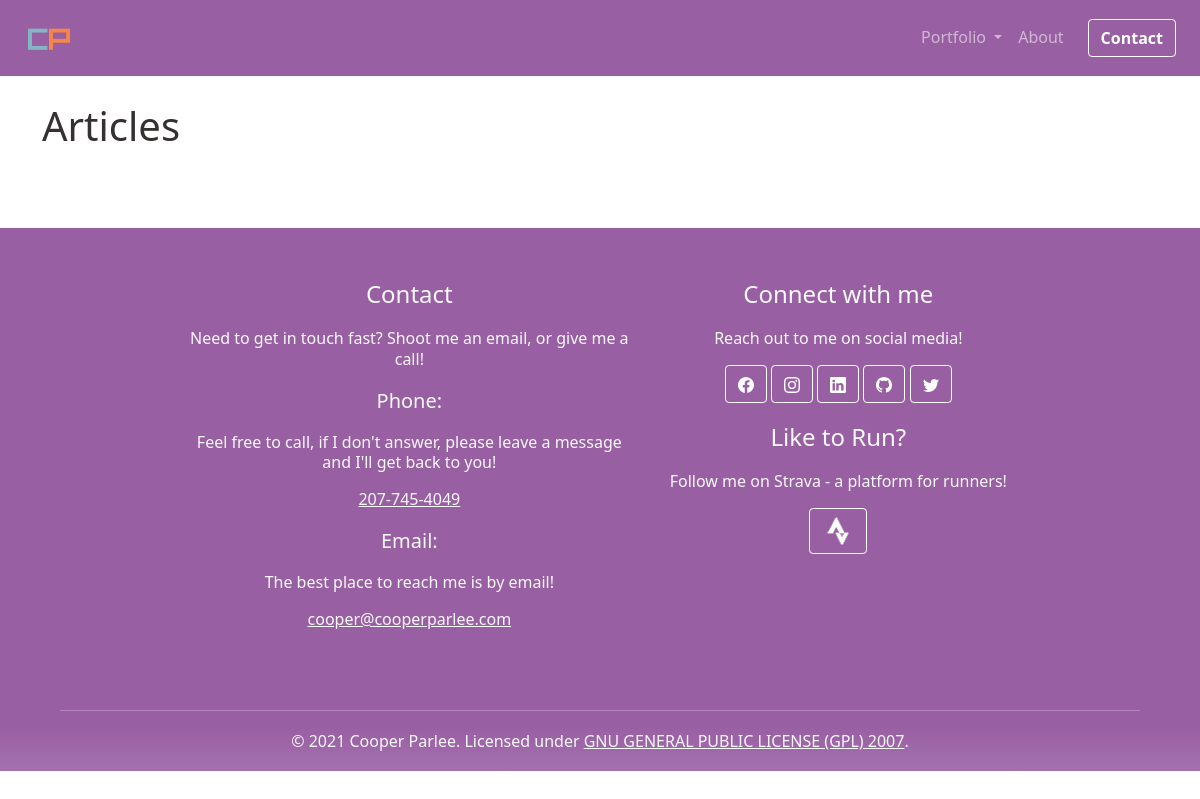
/articles/, run on an earlier commit of the app's database.
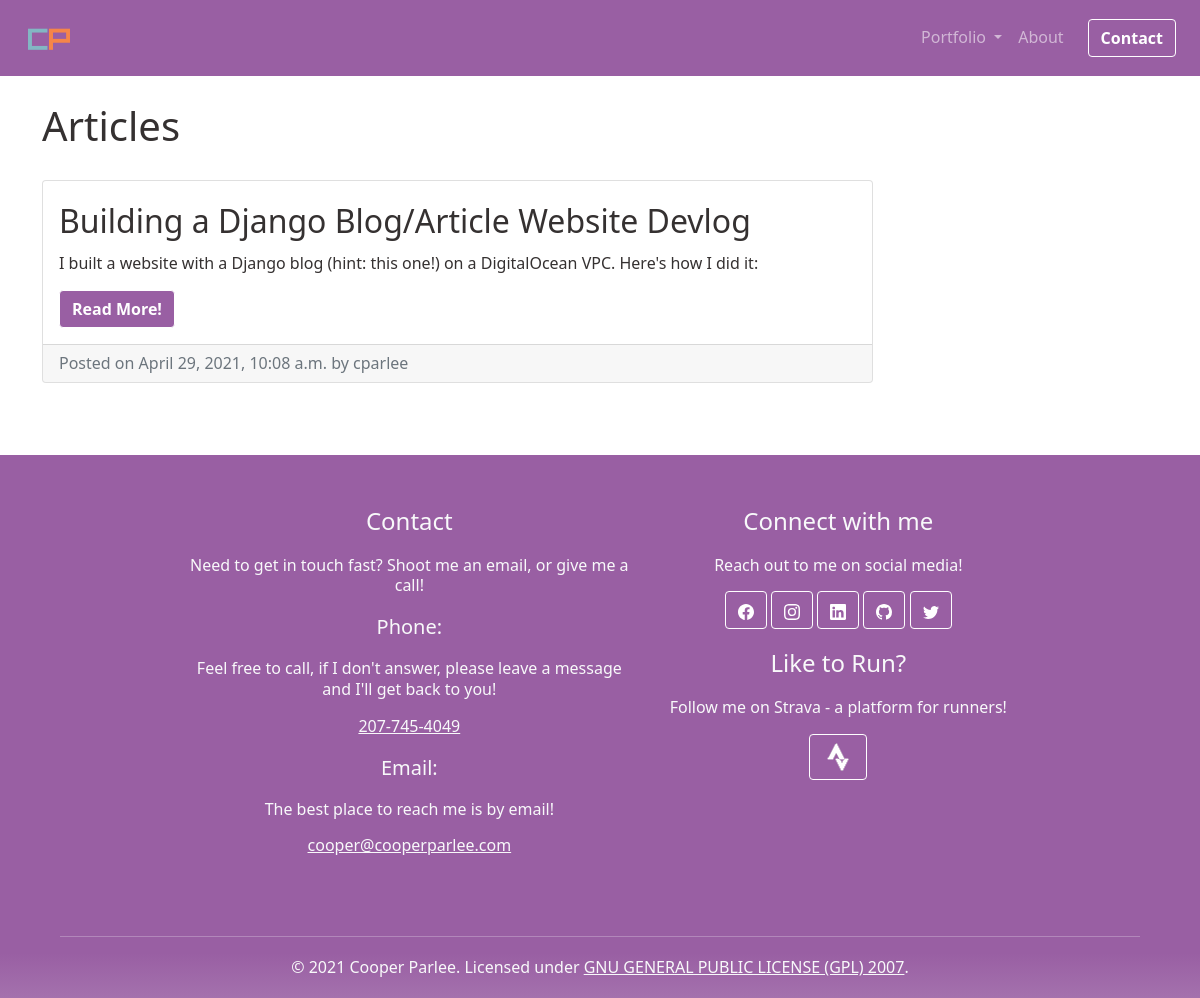
And on a later commit of the database.
### blog/models.py (models this page shows, shortened)
class Post (models.Model):
    title = models.CharField(max_length=200, unique=True)
    header_image = models.ImageField(null=True, blank=True, upload_to="media/images/")
    slug = models.SlugField(max_length=200, unique=True)
    author = models.ForeignKey(User, on_delete=models.CASCADE, related_name='blog_posts')
    updated_on = models.DateTimeField(auto_now=True)
    description = models.CharField(max_length=200)
    content = RichTextField(blank=True, null=True)
    created_on = models.DateTimeField(auto_now_add=True)
    status = models.IntegerField(choices=STATUS, default=0)
    category = models.IntegerField(choices=CATEGORIES, default=0)
    hidden = models.BooleanField(default=False, null=False)
    class Meta:
        ordering = ['-created_on']

### blog/views.py (the view)
# urls.py: path('', views.PostList.as_view(), name='post_list'),
class PostList (generic.ListView):
    queryset = Post.objects.filter(status=1, hidden=False).order_by('-created_on')
    def get_context_data (self, **kwargs):
        context = super().get_context_data(**kwargs)
        context['title'] = 'Articles'
        context['description'] = 'Recently posted projects on cooperparlee.com'
        return context
    template_name = 'post_list.html'

### templates/post_list.html (shortened to what this page needs)
{% extends "base.html" %}
{% block content %}
{% load static %}
<div class ="container my-4">
    <div class="row">
        <section class = "my-4 col-md-9 left-body">
            <h1 class="mt-5 mb-4">Articles</h1>
            {% for post in post_list %}
            <div class="card mb-4">
                <div class="card-body">
                    <h2 class="card-title">{{post.title}}</h2>
                    <p class="card-text">{{post.description|slice:"200"}}</p>
                    <a class = "btn btn-thematic" href="{% url 'blog:post_detail' post.slug %}">Read More!</a>
                </div>
                <div class="card-footer text-muted">
                    Posted on {{post.updated_on}} by {{post.author}}
                </div>
            </div>
            {%endfor %}
        </section>
    </div>
</div>
{%endblock content%}

### templates/base.html (shortened to what this page needs)
{% load static %}
<!DOCTYPE html>
<html lang="en">
		<head>
				<link href="https://cdn.jsdelivr.net/npm/bootstrap@5.0.0-beta2/dist/css/bootstrap.min.css" rel="stylesheet">
				<link rel="stylesheet" href="{% static 'common/style.css' %}">
		</head>
	<body>
	<header><nav class="navbar navbar-expand-md navbar-dark bg-purple fixed-top">
		<div class="container-fluid px-4">
			<a class="navbar-brand" href="{% url 'index:home' %}"><img src="{% static 'common/media/favicon.png' %}" alt="CP" width="50px" height="50px"></a>
			<div class="collapse navbar-collapse" id="navbarCollapse">
				<ul class="navbar-nav nav-right ml-auto">
				<li class="nav-item dropdown">
					<a class="nav-link dropdown-toggle" id="navbarDropdown" role="button" data-toggle="dropdown" aria-haspopup="true" aria-expanded="false">
						Portfolio
					</a>
				</li>
				<li class="nav-item">
						<a class="nav-link" href="#">
						About
						</a>
				</li>
				<li class="nav-item bg-purple">
					<button type="button" class="btn d-lg-inline-block my-2 my-md-0 ms-md-3 btn-outline-light">Contact</button>
				</li>
				</ul>
			</div>
		</div>
		</nav></header>
		{% block content %}
		{% endblock content %}
		<footer class="m-0">
			<div class="container-fluid bg-purple">
					<div class="row text-center justify-content-center py-5 mx-3">
						<div class="col-lg-5 text-light">
						<h4>Contact</h4>
						<p>Need to get in touch fast? Shoot me an email, or give me a call!</p>
						<ul class="clean">
							<li>
								<h5>Phone:</h5>
								<p>Feel free to call, if I don't answer, please leave a message and I'll get back to you!</p>
								<p><a href="tel:207-745-4049" class="link-light">207-745-4049</a></p>
							</li>
							<li>
								<h5>Email:</h5>
								<p>The best place to reach me is by email!</p>
								<p><a href="mailto: cooper@cooperparlee.com" class="link-light">cooper@cooperparlee.com</a></p>
							</li>
						</ul>
						</div>
						<div class="col-lg-4 text-light">
						<h4>Connect with me</h4>
						<p>Reach out to me on social media!</p>
						<a class="btn btn-thematic btn-social-icon align-content-center mx-0" href="https://www.facebook.com/cooper.parlee.37" target="_blank" role="button"></a>
						<a class="btn btn-thematic btn-social-icon align-content-center mx-0" href="https://www.instagram.com/cooperparlee/" target="_blank" role="button"></a>
						<a class="btn btn-thematic btn-social-icon align-content-center mx-0" href="https://www.linkedin.com/in/cooper-parlee-b96b93154/" target="_blank" role="button"></a>
						<a class="btn btn-thematic btn-social-icon align-content-center mx-0" href="https://github.com/CooperParlee" target="_blank" role="button"></a>
						<a class="btn btn-thematic btn-social-icon align-content-center mx-0" href="https://twitter.com/cooopadooop" target="_blank" role="button"></a>
						<h4>Like to Run?</h4>
						<p>Follow me on Strava - a platform for runners!</p>
						<a class="btn btn-thematic btn-social-icon align-content-center mx-0" href="https://www.strava.com/athletes/43999076" target="_blank" role="button"><img src="{% static 'common/media/strava.png' %}" class="color-orange" alt="strava icon"/></a>
						</div>
					</div>
					<hr class="mx-5">
					<div class="row text-center bg-linear-purple text-light py-1">
						<p>© 2021 Cooper Parlee. Licensed under <a class="link-light" href="https://www.gnu.org/licenses/gpl-3.0-standalone.html">GNU GENERAL PUBLIC LICENSE (GPL) 2007</a>.</p>
					</div>
				</div>
		</footer>
		</body>
</html>

What changed in the data, as far as the page shows it:
now on this page (row edited): Post: title "Building a Django Blog/Article Website Devlog", description "I built a website with a Django blog (hint: this one!) on a DigitalOcean VPC. Here's how I did it:", updated_on "April 29, 2021, 10:08 a.m.", author "cparlee"
